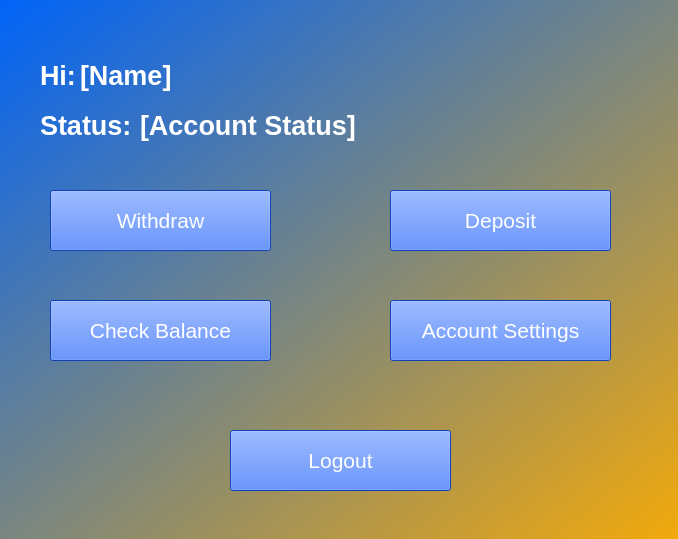
<?xml version="1.0" encoding="UTF-8"?>
<ui version="4.0">
 <class>MenuWindow</class>
 <widget class="QMainWindow" name="MenuWindow">
  <property name="geometry">
   <rect>
    <x>0</x>
    <y>0</y>
    <width>678</width>
    <height>539</height>
   </rect>
  </property>
  <property name="windowTitle">
   <string>Menu</string>
  </property>
  <property name="styleSheet">
   <string notr="true">background-color: qlineargradient(spread:pad, x1:0, y1:0, x2:1, y2:1, stop:0 rgba(0, 99, 248, 255), stop:1 rgba(242, 169, 11, 255));</string>
  </property>
  <widget class="QWidget" name="centralwidget">
   <property name="font">
    <font>
     <pointsize>8</pointsize>
    </font>
   </property>
   <widget class="QLabel" name="label">
    <property name="geometry">
     <rect>
      <x>40</x>
      <y>60</y>
      <width>131</width>
      <height>31</height>
     </rect>
    </property>
    <property name="font">
     <font>
      <pointsize>20</pointsize>
      <weight>75</weight>
      <bold>true</bold>
     </font>
    </property>
    <property name="styleSheet">
     <string notr="true">background-color: qlineargradient(spread:pad, x1:0, y1:0, x2:1, y2:1, stop:0 rgba(0, 0, 0, 0), stop:1 rgba(0, 0, 0, 0));
color: rgb(255, 255, 255);</string>
    </property>
    <property name="text">
     <string>Hi:</string>
    </property>
   </widget>
   <widget class="QLabel" name="name_lbl">
    <property name="geometry">
     <rect>
      <x>80</x>
      <y>60</y>
      <width>301</width>
      <height>31</height>
     </rect>
    </property>
    <property name="font">
     <font>
      <pointsize>20</pointsize>
      <weight>75</weight>
      <bold>true</bold>
     </font>
    </property>
    <property name="styleSheet">
     <string notr="true">background-color: qlineargradient(spread:pad, x1:0, y1:0, x2:1, y2:1, stop:0 rgba(0, 0, 0, 0), stop:1 rgba(0, 0, 0, 0));
color: rgb(255, 255, 255);</string>
    </property>
    <property name="text">
     <string>[Name]</string>
    </property>
   </widget>
   <widget class="QLabel" name="label_3">
    <property name="geometry">
     <rect>
      <x>40</x>
      <y>110</y>
      <width>131</width>
      <height>31</height>
     </rect>
    </property>
    <property name="font">
     <font>
      <pointsize>20</pointsize>
      <weight>75</weight>
      <bold>true</bold>
     </font>
    </property>
    <property name="styleSheet">
     <string notr="true">background-color: qlineargradient(spread:pad, x1:0, y1:0, x2:1, y2:1, stop:0 rgba(0, 0, 0, 0), stop:1 rgba(0, 0, 0, 0));
color: rgb(255, 255, 255);</string>
    </property>
    <property name="text">
     <string>Status:</string>
    </property>
   </widget>
   <widget class="QLabel" name="accountstatus_lbl">
    <property name="geometry">
     <rect>
      <x>140</x>
      <y>110</y>
      <width>241</width>
      <height>31</height>
     </rect>
    </property>
    <property name="font">
     <font>
      <pointsize>20</pointsize>
      <weight>75</weight>
      <bold>true</bold>
     </font>
    </property>
    <property name="styleSheet">
     <string notr="true">background-color: qlineargradient(spread:pad, x1:0, y1:0, x2:1, y2:1, stop:0 rgba(0, 0, 0, 0), stop:1 rgba(0, 0, 0, 0));
color: rgb(255, 255, 255);</string>
    </property>
    <property name="text">
     <string>[Account Status]</string>
    </property>
   </widget>
   <widget class="QPushButton" name="withdraw_btn">
    <property name="geometry">
     <rect>
      <x>50</x>
      <y>190</y>
      <width>221</width>
      <height>61</height>
     </rect>
    </property>
    <property name="font">
     <font>
      <pointsize>16</pointsize>
     </font>
    </property>
    <property name="styleSheet">
     <string notr="true">color: rgb(255, 255, 255);
background-color: rgb(24, 93, 255);</string>
    </property>
    <property name="text">
     <string>Withdraw</string>
    </property>
   </widget>
   <widget class="QPushButton" name="deposit_btn">
    <property name="geometry">
     <rect>
      <x>390</x>
      <y>190</y>
      <width>221</width>
      <height>61</height>
     </rect>
    </property>
    <property name="font">
     <font>
      <pointsize>16</pointsize>
     </font>
    </property>
    <property name="styleSheet">
     <string notr="true">color: rgb(255, 255, 255);
background-color: rgb(24, 93, 255);</string>
    </property>
    <property name="text">
     <string>Deposit</string>
    </property>
   </widget>
   <widget class="QPushButton" name="checkbalance_btn">
    <property name="geometry">
     <rect>
      <x>50</x>
      <y>300</y>
      <width>221</width>
      <height>61</height>
     </rect>
    </property>
    <property name="font">
     <font>
      <pointsize>16</pointsize>
     </font>
    </property>
    <property name="styleSheet">
     <string notr="true">color: rgb(255, 255, 255);
background-color: rgb(24, 93, 255);</string>
    </property>
    <property name="text">
     <string>Check Balance</string>
    </property>
   </widget>
   <widget class="QPushButton" name="accountsettings_btn">
    <property name="geometry">
     <rect>
      <x>390</x>
      <y>300</y>
      <width>221</width>
      <height>61</height>
     </rect>
    </property>
    <property name="font">
     <font>
      <pointsize>16</pointsize>
     </font>
    </property>
    <property name="styleSheet">
     <string notr="true">color: rgb(255, 255, 255);
background-color: rgb(24, 93, 255);</string>
    </property>
    <property name="text">
     <string>Account Settings</string>
    </property>
   </widget>
   <widget class="QPushButton" name="logout_btn">
    <property name="geometry">
     <rect>
      <x>230</x>
      <y>430</y>
      <width>221</width>
      <height>61</height>
     </rect>
    </property>
    <property name="font">
     <font>
      <pointsize>16</pointsize>
     </font>
    </property>
    <property name="styleSheet">
     <string notr="true">color: rgb(255, 255, 255);
background-color: rgb(24, 93, 255);</string>
    </property>
    <property name="text">
     <string>Logout</string>
    </property>
   </widget>
   <widget class="QLabel" name="label_4">
    <property name="geometry">
     <rect>
      <x>390</x>
      <y>20</y>
      <width>261</width>
      <height>131</height>
     </rect>
    </property>
    <property name="styleSheet">
     <string notr="true">background-color: qlineargradient(spread:pad, x1:0, y1:0, x2:1, y2:1, stop:0 rgba(0, 0, 0, 0), stop:1 rgba(0, 0, 0, 0));</string>
    </property>
    <property name="text">
     <string>&lt;html&gt;&lt;head/&gt;&lt;body&gt;&lt;p&gt;&lt;img src=&quot;ui/res/xxsmallABDnobg.png&quot;/&gt;&lt;/p&gt;&lt;/body&gt;&lt;/html&gt;</string>
    </property>
   </widget>
  </widget>
 </widget>
 <resources/>
 <connections/>
</ui>
